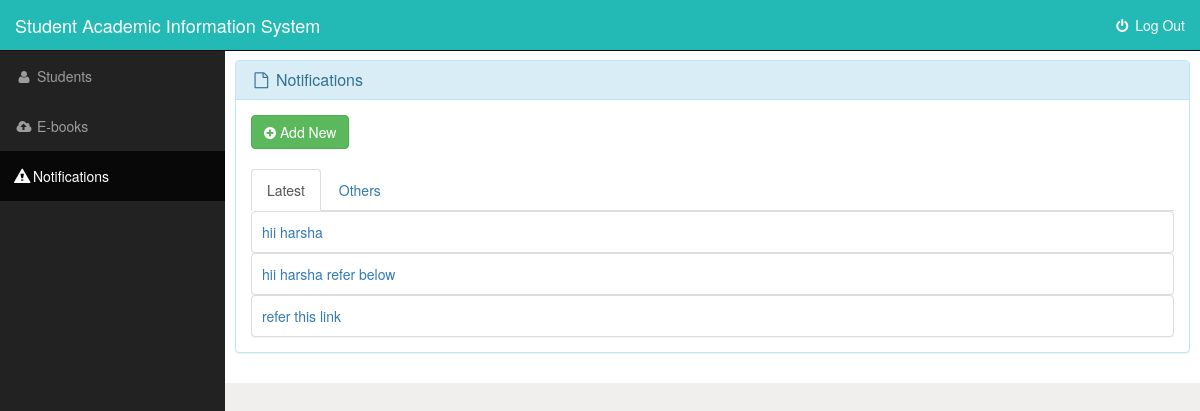
Page /admin/notifications.php on the committed database.
### tables this page shows
CREATE TABLE `notifications` (
  `id` int(10) UNSIGNED NOT NULL,
  `name` varchar(100) NOT NULL,
  `url` varchar(200) NOT NULL
);

### db.php (called while the page is built, shortened)
<?php
	function db_link($link = NULL){
		static $db_link;
		if($link) $db_link = $link;
		return $db_link;
	}
	function db_fetch_assoc($res){
		switch(DATABASE){
			case 'mysqli':
				return mysqli_fetch_assoc($res);
		}
	}
	function db_num_rows($res){
		switch(DATABASE){
			case 'mysqli':
				return mysqli_num_rows($res);
		}
	}
	function db_query($query, $link = NULL){
		if(!$link) $link = db_link();
		switch(DATABASE){
			case 'mysqli':
				return mysqli_query($link, $query);
		}
	}
?>

### lib.php (called while the page is built, shortened)
<?php
function get_notification_data()
{
	$data=array();
	$result=db_query("SELECT name, url FROM notifications");
	if(db_num_rows($result) > 0)
	{
		while($row=db_fetch_assoc($result))
		{
			$data[]=$row;
		}
	}
	return $data;
}
?>

### admin/notifications.php (the view, shortened to what this page needs)
<?php
include_once('header.php');
include('side_menu.php');
?>
<div id="page-wrapper">
	<div class="container-fluid">
		<div class="row">
			<div class="panel panel-info">
				<div class="panel-heading">
					<h3 class="panel-title"><i class="fa fa-file-o fa-fw"></i> Notifications</h3>
				</div>
				<div class="panel-body">
				<div class="row">
					<div class="col-md-12">
						<button class="btn btn-success" id="new_notification_create_modal"><i class="fa fa-plus-circle"></i> Add New</button>
					</div>
				</div>
				<br>
					<ul class="nav nav-tabs">
						<li class="active"><a data-toggle="tab" href="#latest">Latest</a></li>
						<li><a data-toggle="tab" href="#others">Others</a></li>
					</ul>
					<div class="tab-content" id="tab_content">
						<?php
							$notifications=get_notification_data();
							foreach($notifications as $notifi)
							{
							?>
							<div class="panel panel-default" style="margin-bottom: 0px;">
								<div class="panel-body" style="padding: 10px;"><a href="<?php echo $notifi['url'];?>" class="_blank cvplbd" target="_blank" data-wpel-link="internal"><?php echo $notifi['name']?></a></div>
							</div>
							<?php
							}
							?>
					</div>
				</div>
			</div>
		</div>
	</div>
</div>
</div>

### css/sb-admin.css (style rules this page uses)
body { margin-top: 100px; background-color: #F1EFED; }
@media (min-width:768px) { body { margin-top: 50px; } }
#page-wrapper { width: 100%; padding: 0; background-color: #fff; }
@media (min-width:768px) { #page-wrapper { padding: 10px; } }

### rows in the picture
notifications: name "hii harsha"
notifications: name "hii harsha refer below"
notifications: name "refer this link"
